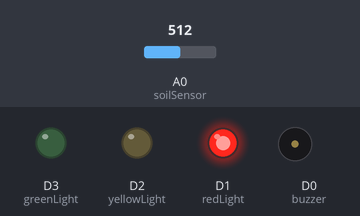
A sketch run on a simulated ESP8266 (NodeMCU). Shown: output pins drawn as LEDs (lit = HIGH), buzzer (waves = sounding, pin HIGH). Inputs (shaded band) come from the test bench; at power-on: A0 (soilSensor) = 512. WiFi joins after 1.5 s; servers stay silent unless stated.

Above: at 3.0 s.
3.1 s: A0 (soilSensor) set to 484
At 4.9 s:
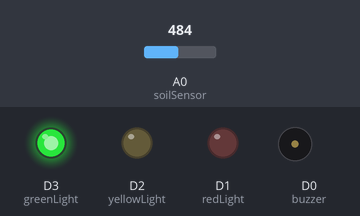
5.8 s: A0 (soilSensor) set to 511
At 7.05 s:
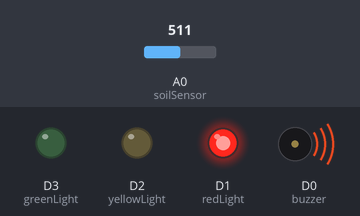
10.0 s: A0 (soilSensor) set to 306
At 12.5 s:
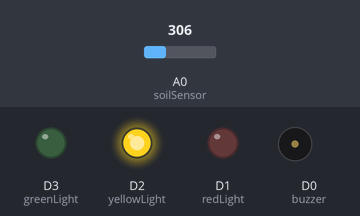
12.8 s: A0 (soilSensor) set to 419
14.3 s: A0 (soilSensor) set to 437
At 15.3 s:
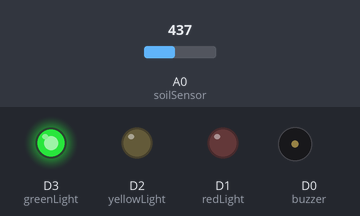
16.3 s: A0 (soilSensor) set to 716
At 17.6 s:
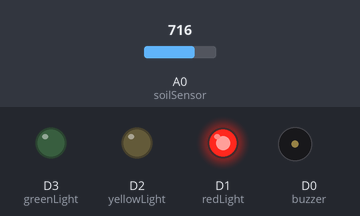
Timing chart, 0 to 21.5 s (numbered marks = the images above; inputs shaded):
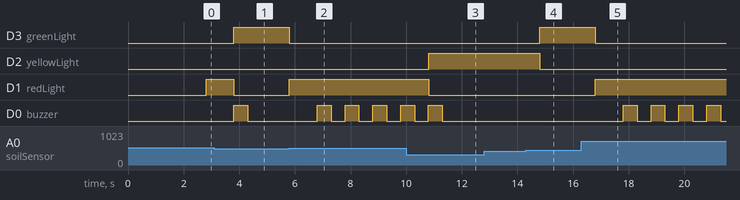

Measured:
- the behaviour switches between 503 and 502 on A0 (soilSensor) (found by bisection; images 0 and 1)
- the behaviour switches between 426 and 427 on A0 (soilSensor) (found by bisection; images 3 and 4)
- after the input at 3.1 s, D3 (greenLight): LOW → HIGH after 0.70 s; D1 (redLight): HIGH → LOW after 0.70 s; D0 (buzzer): goes on until 4.3 s, then stays LOW
- after the input at 5.8 s, D3 (greenLight): HIGH → LOW at once; D1 (redLight): LOW → HIGH at once; D0 (buzzer): alternates HIGH for 0.50 s and LOW for 0.50 s, starting after 1.0 s
- after the input at 10.0 s, D2 (yellowLight): LOW → HIGH after 0.80 s; D1 (redLight): HIGH → LOW after 0.80 s; D0 (buzzer): goes on until 11.3 s, then stays LOW
- after the input at 12.8 s, every drawn part: stays the same
- after the input at 14.3 s, D3 (greenLight): LOW → HIGH after 0.50 s; D2 (yellowLight): HIGH → LOW after 0.50 s
- after the input at 16.3 s, D3 (greenLight): HIGH → LOW after 0.51 s; D1 (redLight): LOW → HIGH after 0.51 s; D0 (buzzer): alternates HIGH for 0.50 s and LOW for 0.50 s, starting after 1.5 s

The sketch:

IoT_Fisika.ino
```cpp
#define BLYNK_PRINT Serial
#define BLYNK_TEMPLATE_ID "TMPL6AiDdljwc"
#define BLYNK_TEMPLATE_NAME "Soil Moisture SMANJA"
#define BLYNK_AUTH_TOKEN "fmPeXOVm-X03YWoqusE06IgzC-midy-a"

#include <ESP8266WiFi.h>
#include <BlynkSimpleEsp8266.h>
#include <Blynk.h>

char auth[] = BLYNK_AUTH_TOKEN;
char ssid[] = "SISTEL";
char pass[] = "adnifirda";

BlynkTimer timer;

#define buzzer D0
#define redLight D1
#define yellowLight D2
#define greenLight D3
#define soilSensor A0

bool isActive = false;
bool isGreen = false;
bool isYellow = false;
bool isRed = false;
bool isNotifTinggi = false;
bool isNotifRendah = false;

unsigned long delayLoop;
unsigned long delayBuzzerOn;
unsigned long delayBuzzerOff;

bool waitMillis(unsigned long &prev, unsigned long interval){
  unsigned long start = millis();
  if(start - prev >= interval){
    prev = start;
    return true;
  }
  return false;
}

void sendSoil(){
  int rawValue = analogRead(soilSensor);
  int soilPercent = map(rawValue, 720, 360, 0, 100);
  soilPercent = constrain(soilPercent, 0, 100);

  Blynk.virtualWrite(V0, soilPercent);

  String kondisi;

  if (soilPercent < 60) {
    isRed = true;
    isYellow = false;
    isGreen = false;
    kondisi = "KERING";

    if(!isNotifRendah){
      Blynk.logEvent("sangat_kering",
      "🚨 CRITIAL! SIRAM TANAMANU SEKARANG! Tingkat kelembapan: " + String(soilPercent) + "%");
      isNotifRendah = true;
    }

    isNotifTinggi = false;
  } else if (soilPercent <= 80) {
    isRed = false;
    isYellow = false;
    isGreen = true;
    kondisi = "NORMAL";
  } else {
    isRed = false;
    isYellow = true;
    isGreen = false;
    kondisi = "TERLALU BASAH";

    if(!isNotifTinggi){
      Blynk.logEvent("sangat_basah",
      "WARNING! Tanamanmu terlalu basah, jangan disiram lagi! Tingkat kelembapan: " + String(soilPercent) + "%");
      isNotifTinggi = true;
    }

    isNotifRendah = false;
  }

  Blynk.virtualWrite(V1, kondisi);
}


void setup() {
  pinMode(buzzer, OUTPUT);
  pinMode(redLight, OUTPUT);
  pinMode(yellowLight, OUTPUT);
  pinMode(greenLight, OUTPUT);

  Blynk.begin(auth, ssid, pass);
  timer.setInterval(1000, sendSoil);
}

void loop() {
  if(waitMillis(delayLoop, 500)){
    settingBuzzer();
    Blynk.run();
    timer.run();
    settingLED();
  }
}

void settingBuzzer(){
  if(isActive) {
    digitalWrite(buzzer, HIGH);
    if(waitMillis(delayBuzzerOff, 1000)){
      digitalWrite(buzzer, LOW);
    }

    if(waitMillis(delayBuzzerOff, 1000)){
      digitalWrite(buzzer, HIGH);
    }
  }

  if(!isActive) digitalWrite(buzzer, LOW);
}

void settingLED(){
  if(isGreen){
    isActive = false;
    digitalWrite(redLight, LOW);
    digitalWrite(yellowLight, LOW);
    digitalWrite(greenLight, HIGH);
  }

  if(isYellow){
    isActive = false;
    digitalWrite(redLight, LOW);
    digitalWrite(yellowLight, HIGH);
    digitalWrite(greenLight, LOW);
  }

  if(isRed){
    isActive = true;
    digitalWrite(redLight, HIGH);
    digitalWrite(yellowLight, LOW);
    digitalWrite(greenLight, LOW);
  }
}
```
